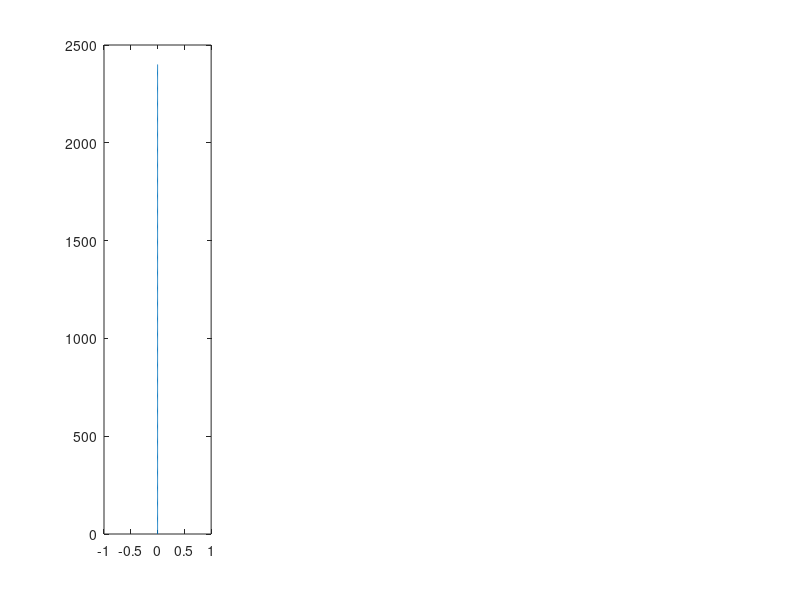

MATLAB code to generate this figure: (Note: this script raises an error after producing the figure.)
% Script to solve coupled ice shell thermal and stress evolution
% This version of the code is meant to reproduce Nimmo (2004) - Volume
% change effect. The basic idea is that the ice shell begins as 2.4 km
% thick and with a temperature evolution given by the stefan solution.
% I was basically unable to reproduce Nimmo's results
%
%
% Max Rudolph, March 19, 2020
clear;
close all;

% Numerical parameters
nr = 501; % number of grid points
relaxation_parameter=.01; % used in nonlinear loop.
maxiter=300;
% Define physical constants and parameters
% Physical constants
seconds_in_year = 3.1558e7;
R=8.314e-3;     % in kJ/mol/K
% Boundary conditions and internal heating
H=0; % internal heating rate.
Tb=270;
Ts=100;
Ro = 1500*1000;             % outer radius of ice shell (m)
initial_thickness = 2400;
Ri = Ro-initial_thickness;         % inner radius of ice shell (m)
Rc = 1.60e5;             % core radius (m)
% Elastic and Viscous properties
E = 5e9;        % shear modulus of ice (Pa)
nu = 0.3;      % Poisson ratio of ice (-)
beta_w = 4e-10; % Compressibility of water (1/Pa)
alpha_l = 1e-4; % coefficient of linear thermal expansion ( alpha_v/3 ) (1/K)
rho_i=900;      % density of ice (kg/m^3)
rho_w=1000;     % density of water (kg/m^3)
Q=40;           % activation energy, kJ/mol, Nimmo 2004 (kJ/mol)
mub=1e15;       % basal viscosity (Pa-s)
mu = @(T) mub*exp(Q*(Tb-T)/R/Tb./T); % function to evaluate viscosity in Pa-s given T
% Thermal properties
Cp = 2100; %heat capacity of ice J/kg/K
Lf = 334*1000; % latent heat of fusion (J/kg)
kappa = 1e-6;% m/s/s
k=kappa*rho_i*Cp;

% Benchmark-specific things
% temperature solution
lam1 = 0.65;
cooling_age = @(zm) (zm/2/lam1)^2/kappa;
initial_cooling_age = cooling_age(initial_thickness);
zm = @(t) 2*lam1*sqrt(kappa*t);
dTdt = @(z,t) -(Tb-Ts)/erf(lam1)*exp(-z.^2/4/kappa/t).*z/(2*sqrt(pi*kappa*t^3));

% calculate maxwell time at 100, 270
fprintf('Maxwell time at surface, base %.2e %.2e\n',mu(100)/E,mu(Tb)/E);
fprintf('Thermal diffusion timescale %.2e\n',(4e4)^2/kappa);
% set end time and grid resolution
t_end = 90e6*seconds_in_year;
% dt = 1e4*seconds_in_year; % time step in seconds
dtmax = 1e4*seconds_in_year;
dtmin = seconds_in_year;
% dt1 = 3600; % size of first timestep
% times = logspace(log10(dt1),log10(t_end+dt1),1e4)-dt1;
plot_interval = t_end;
save_interval = 1e5*seconds_in_year;
save_depths = [0 1 2 3 5]*1000;
nsave = ceil(t_end/save_interval) + 1; nsave_depths = length(save_depths);
sigma_t_store = zeros(nsave_depths,nsave);

% set up the grid
grid_r = linspace(Ri,Ro,nr); % set up the grid

% initialize solution vectors (IC)
sigma_r_last = zeros(nr,1); % initial stresses
sigma_t_last = zeros(nr,1); % initial stresses
T_last = linspace(Tb,Ts,nr)';
% stefan initial condition
eta = (Ro-grid_r)/2/sqrt(kappa*initial_cooling_age);
theta = erf(eta)/erf(lam1);
T_last(:) = theta*(Tb-Ts)+Ts;
% initialize with a stefan solution corresponding to initial thickness
er_last = zeros(nr,1); % strains
et_last = zeros(nr,1);
ur_last = zeros(nr,1);      % displacement
z_last = 0; % total amount of thickening
Pex_last = 0; %initial overpressure

% Set up plot
hf2=figure();

plot_times = [0.8 1.6 3.2 6.4 12 24 46 90]*1e6*seconds_in_year; iplot=1;
hf=figure(2);
subplot(1,4,1); % sigma_r and sigma_t
h=plot(sigma_r_last,Ro-grid_r); hold on;
plot(sigma_r_last,Ro-grid_r,'--','Color',h.Color);
% h=legend('\sigma_r','\sigma_t','Interpreter','tex'); h.AutoUpdate=false;
title('Stress (Pa)','Interpreter','tex');
ylabel('r (m)');
set(gca,'YDir','reverse');
subplot(1,4,2); % e_r and e_t
h=plot( sigma_r_last,Ro-grid_r); hold on;
plot( sigma_r_last,Ro-grid_r,'--','Color',h.Color); hold on;
% h=legend('r','t'); h.AutoUpdate=false;
title('Strain (-)','Interpreter','tex');
set(gca,'YDir','reverse');
subplot(1,4,3); % temperature
plot(T_last,Ro-grid_r); hold on; title('T (K)','Interpreter','tex'); set(gca,'YDir','reverse');
subplot(1,4,4); % radial displacement (u)
plot(ur_last,Ro-grid_r); hold on; title('u_r');
set(gca,'YDir','reverse');
last_plot_time = 0;

fig1a.h = figure(); % Nimmo's Figure 1a
subplot(2,1,1);
[ax,h1,h2]=plotyy((Ro-grid_r)/1e3,sigma_t_last/1e6,(Ro-grid_r)/1e3,T_last);
fig1a.ax = ax;
h2.Color = h1.Color;
h2.LineStyle = '--';
hold(ax(1)); hold(ax(2));
set(ax,'Xlim',[0 20]);
set(ax(1),'YLim',[-40 10]);
set(ax(1),'YTick',[-40:5:10]);
set(ax(2),'YTick',[100:20:180]);
set(ax(1),'YTickLabelMode','auto');
ylabel(ax(1),'Tangential Stress (MPa)');
xlabel(ax(1),'Depth (km)');
ylabel(ax(2),'Temperature (K)');
set(ax(2),'YLim',[100 180]);

time=0; itime=1;
% save initial state
isave = 1;
sigma_t_store(:,isave) = interp1(Ro-grid_r,sigma_t_last,save_depths);
time_store(isave) = time;
last_store = time; isave = isave+1;


while time < t_end
%     dt = times(itime+1)-times(itime); itime = itime+1;
    % In each timestep, we do the following
    % 1. Calculate the amount of basal freeze-on and advance the mesh
    % 2. Solve the heat equation using an implicit method
    % 3. Solve for sigma_r
    % 4. Calculate sigma_t
    % 5. Calculate the radial displacements u(r)
    
    % 1. form discrete operators and solve the heat equation
%     L = zeros(nr,nr);
%     R = zeros(nr,1);
%     for i=1:nr
%         r = grid_r(i);
%         if i==1
%             drm = grid_r(i+1)-grid_r(i);
%         else
%             drm = grid_r(i)-grid_r(i-1);
%         end
%         if i==nr
%             drp = drm;
%         else
%             drp = grid_r(i+1)-grid_r(i);
%         end
%         rA = r + drp/2;
%         rB = r - drm/2;
%         kA = k;% thermal conductivities
%         kB = k;
%         dr = rA-rB;
%         coef_plus = -kA*rA^2/r^2/drp/dr;
%         coef_center = rho_i*Cp/dt + kA*rA^2/r^2/drp/dr + kB*rB^2/r^2/drm/dr;
%         coef_minus = -kB*rB^2/r^2/drm/dr;
%         R(i) = rho_i*Cp/dt*T_last(i) + H;
%         L(i,i) =  coef_center;
%         if( i==1 )
%             L(i,i+1) = coef_plus-coef_minus;
%             R(i) = R(i) - 2*Tb*coef_minus;
%         elseif i==nr
%             L(i,i-1) = coef_minus-coef_plus;
%             R(i) = R(i) - 2*Ts*coef_plus;
%         else
%             L(i,i-1) = coef_minus;
%             L(i,i+1) = coef_plus;
%         end
%     end
%     T = L\R;   
    
    % 2. Calculate thickening
    % basal heat flux
%     qb = -k*(T(2)-T(1))/(grid_r(2)-grid_r(1)); % W/m^2
    % thickening would be dx/dt = qb/(L*rho_i)
%     delta_rb = dt*qb/Lf/rho_i;
%     z = z_last + delta_rb;

    % calculate the timestep
    delta = Inf;
    dt=dtmax*2;
    while abs(delta) > (grid_r(2)-grid_r(1))/2 && dt >= dtmin
        dt = dt/2;
        new_thickness = zm(initial_cooling_age+time+dt);
        delta = new_thickness - (Ro-grid_r(1));
    end
    fprintf('Timestep %e elapsed time %e\n',dt,time+dt);
    z=new_thickness-initial_thickness;
    delta_rb = new_thickness-initial_thickness;
    f = (1-2*initial_thickness/Ro);
    delta_rho = (rho_w-rho_i);
    surface_uplift = (delta_rb)*(delta_rho)/rho_w*f/(1+(f*(delta_rho)/rho_w));
    
    % calculate new ocean pressure (Manga and Wang 2007, equation 5)
%     Pex_pred = 3*Ri^2/beta_w/(Ri^3-Rc^3)*(z*(rho_w-rho_i)/rho_w-ur_last(1));% ur_last because we don't yet know the uplift
    Pex_pred = surface_uplift*E/(1-nu)*2/Ro^2*(new_thickness/4); % last term assumes elastic thickness ~1/4 total thickness
    % re-mesh onto new grid
    new_grid_r = linspace(Ri-delta_rb,Ro,nr);
    [T_last,sigma_r_last,sigma_t_last,er_last,et_last] = interpolate_solution(new_grid_r,grid_r,T_last,sigma_r_last,sigma_t_last,er_last,et_last,Tb);
    grid_r = new_grid_r; % end interpolation step
    
    Tdot = zeros(size(T_last));
    Tdot(:) = dTdt(Ro-new_grid_r,initial_cooling_age+time+dt);
    T = T_last + Tdot*dt;
    
    dTdotdr = zeros(nr,1);
    for i=2:nr-1
        dTdotdr(i) = (Tdot(i+1)-Tdot(i))/(grid_r(i+1)-grid_r(i));
    end
    dTdotdr(1) = (Tdot(2)-Tdot(1))/(grid_r(i+1)-grid_r(i));
    dTdotdr(nr) = (Tdot(nr)-Tdot(nr-1))/(grid_r(nr)-grid_r(nr-1));
    
    % 3. Nonlinear loop over pressure.
    % because the ocean pressure depends on the uplift, we make a guess
    % (above). Using this guess, we calculate stresses, strains, and
    % displacements. Then we re-calculate the pressure using the new value
    % of radial displacement. We continue until the pressure used in the
    % calculations has converged to the pressure consistent with the
    % calculated displacement;
    for iter=1:1%maxiter
        % 3a. Assemble and solve equations for radial stress
        Pex=0;% no overpressure for temperature change endmember
        
        % calculate viscosity at each node (needed by solver)
        mu_node = zeros(nr,1);
        for i=1:nr
            mu_node(i) = mu(T(i));
        end
        [sigma_r,sigma_t,sigma_rD,sigma_tD] = solve_stress_viscoelastic_shell(grid_r,mu_node,sigma_r_last,alpha_l*dTdotdr,-Pex,E,nu,dt); 
                       
        dT = T-T_last;
        
        dsigma_t = sigma_t - sigma_t_last;
        dsigma_r = sigma_r - sigma_r_last;
        
        de_t = 1/E*(dsigma_t-nu*(dsigma_t+dsigma_r)) -alpha_l*dT + dt/2*(sigma_tD./mu_node); % change in tangential strain
        de_r = 1/E*(dsigma_r-2*nu*dsigma_t)          -alpha_l*dT + dt/2*(sigma_rD./mu_node); % HS91 equations A5-6
        er = er_last + de_r;
        et = et_last + de_t;
        ur = grid_r'.*et; %radial displacement

    end%end nonlinear loop
    
    % 6. advance to next time step and plot (if needed)
    sigma_r_last = sigma_r;
    sigma_t_last = sigma_t;
    T_last = T;
    er_last = er;
    et_last = et;
    z_last = z;
    Pex_last = Pex;
    
    time = time + dt;
    
    if (time >= plot_times(iplot) || time >= t_end)
        iplot = iplot+1;
        
        figure(hf);
        subplot(1,4,1);
        h=plot(sigma_r,Ro-grid_r);
        plot(sigma_t,Ro-grid_r,'--','Color',h.Color);
        subplot(1,4,2);
        h=plot(er,Ro-grid_r);
        plot(et,Ro-grid_r,'--','Color',h.Color);
        subplot(1,4,3);
        plot(T,Ro-grid_r);
        subplot(1,4,4);
        plot(ur,Ro-grid_r);
        
        
        figure(hf2);
        plot(ur(end),sigma_t(end),'.'); hold on;
        
        figure(fig1a.h); % Nimmo's Figure 1a
        h=plot(fig1a.ax(1),(Ro-grid_r)/1e3,sigma_t_last/1e6);
        plot(fig1a.ax(2),(Ro-grid_r)/1e3,T_last,'--','Color',h.Color);
        
        
        last_plot_time = time;
        drawnow();
    end
    if (time-last_store >= save_interval || time >= t_end)
        sigma_t_store(:,isave) = interp1(Ro-grid_r,sigma_t_last,save_depths);
        time_store(isave) = time;
        last_store = time; isave = isave+1;       
    end
end
%% add legends
for i=1:length(plot_times)
    labels{i} = sprintf('%.1f',plot_times(i)/seconds_in_year/1e6);
end
figure( fig1a.h ); 
axis(fig1a.ax(1));
legend(labels);


%% Nimmo's figure 1b
figure(fig1a.h);
labels = {};
for i=1:length(save_depths);
    labels{i} = sprintf('%.1f km',save_depths(i)/1000);
end
subplot(2,1,2);
plot(time_store(1:isave-1)/seconds_in_year/1e6,sigma_t_store(:,1:isave-1)/1e6);
legend(labels);
xlabel('Time (Myr)');
ylabel('Tangential Stress (MPa)');
set(gcf,'Color','w');
h=gcf;
h.Position(3:4) = [390 580];
saveas(gcf,'Nimmo_Figure1.eps','psc2')


